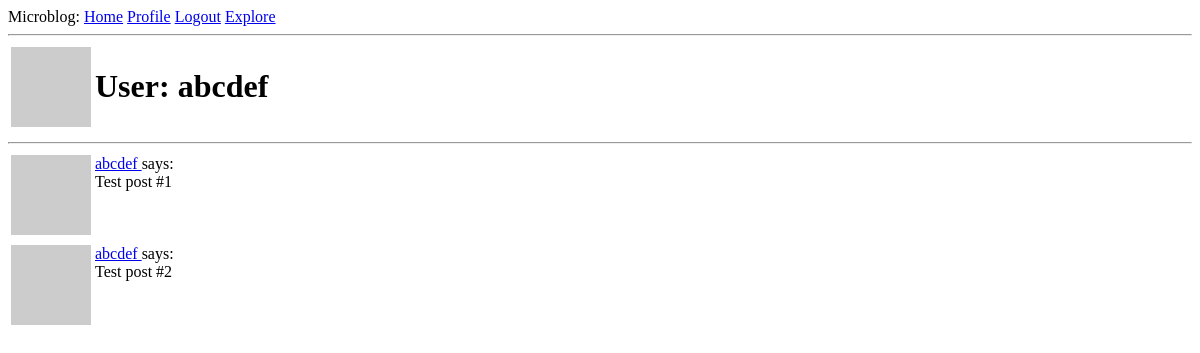
The app's page /user/abcdef (signed in), older data.
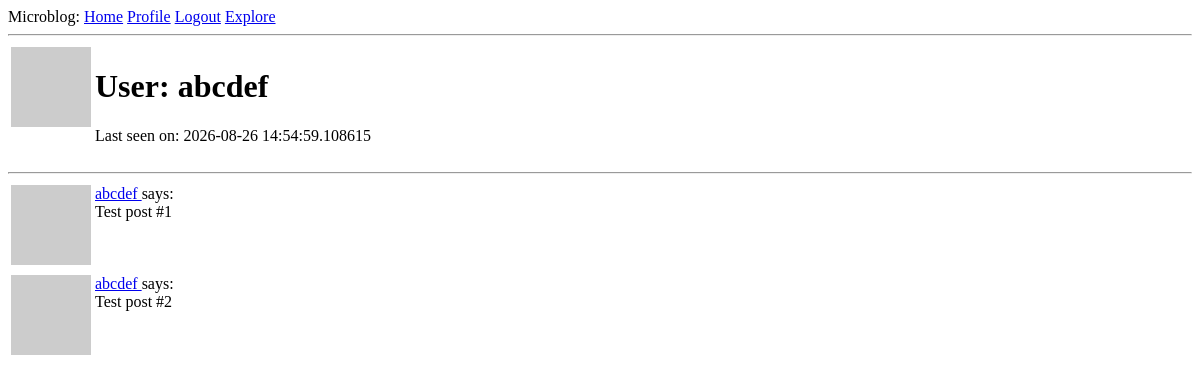
The same page, newer data.
### app/models.py (models this page shows, shortened)
class User(UserMixin,db.Model):
    id: so.Mapped[int] = so.mapped_column(primary_key=True)
    username: so.Mapped[str] = so.mapped_column (sa.String(64), index=True,
    unique = True)
    email: so.Mapped[str] = so.mapped_column (sa.String(120), index=True,
    unique = True)
    password_hash: so.Mapped[Optional[str]] = so.mapped_column (sa.String(250))
    posts: so.WriteOnlyMapped['Post'] = so.relationship(back_populates='author')
    def avatar(self, size):
        digest = md5(self.email.lower().encode('utf-8')).hexdigest()
        return f'http://www.gravatar.com/avatar/{digest}?d=identicon&s={size}'
    about_me: so.Mapped[Optional[str]] = so.mapped_column(sa.String(140))
    last_seen: so.Mapped[Optional[datetime]] = so.mapped_column(default=lambda: datetime.now(timezone.utc))
    following: so.WriteOnlyMapped['User'] = so.relationship(
        secondary=followers, primaryjoin=(followers.c.follower_id == id),
        secondaryjoin=(followers.c.followed_id == id),
        back_populates='followers')
    followers: so.WriteOnlyMapped['User'] = so.relationship(
        secondary=followers, primaryjoin=(followers.c.followed_id == id),
        secondaryjoin=(followers.c.follower_id == id),
        back_populates='following')

### app/routes.py (the view)
@app.route('/user/<username>') #<> dynamic component added into the decorator so the URL accepts any text in its place
@login_required
def user(username):
    user = db.first_or_404(sa.select(User).where(User.username == username)) #db.first_or_404 is a version of scalar(s)
    posts = [
        {'author': user, 'body': 'Test post #1'},
        {'author': user, 'body': 'Test post #2'}
    ]
    return render_template('user.html', user=user, posts=posts)

### app/models.py (called while the page is built)
@login.user_loader
def load_user(id):
    return db.session.get(User, int(id))

### app/routes.py (called while the page is built)
@app.before_request
def before_request():
    if current_user.is_authenticated:
        current_user.last_seen = datetime.now(timezone.utc)
        db.session.commit()

### app/templates/user.html (shortened to what this page needs)
{% extends "base.html" %}
{% block content %}
    <table>
        <tr valign="top">
            <td><img src="{{ user.avatar(128) }}"></td>
            <td>
                <h1>User: {{ user.username }}</h1>
                {% if user.last_seen %}<p>Last seen on: {{ user.last_seen }}</p>{% endif %}
            </td>
        </tr>
    </table>
    <hr>
    {% for post in posts %}
          {% include '_post.html' %}
    {% endfor %}
{% endblock %}

### app/templates/_post.html
<table>
    <tr valign="top">
        <td> <img src="{{ post.author.avatar(36) }}"></td>
        <td>
            <a href="{{ url_for('user', username=post.author.username) }}">
               {{ post.author.username }}
            </a>
            says:<br>{{ post.body }}
        </td>
    </tr>
</table>

Row changes from the older to the newer data that the page shows:
changed User "abcdef": last_seen (not shown) → "2026-08-26 14:54:59.108615"
Text that changed along with them:
text now shown: "Last seen on:"
